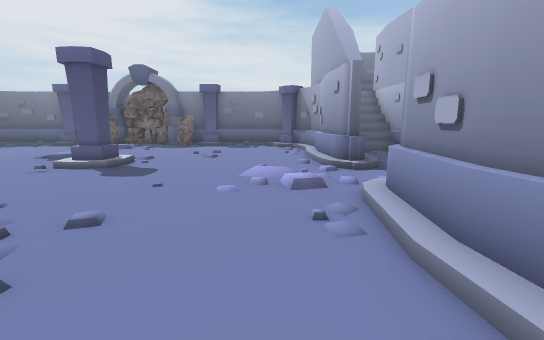
View 1 (above)

18 first-person views from a walk through a 3-D level made in the Unity game engine. The camera is 1.3 m above the floor, tilts 10° down and sees 90° across. Doors are open. The floor is counted in squares, 1 m on a side. Each view is taken from the middle of a square. On the plan, view 1 faces up. The plan holds only what a view shows up to about 13 squares ahead; the rest is blank. The place goes on beyond the plan. The player is left out. Some surface patterns are stand-ins.

View 2
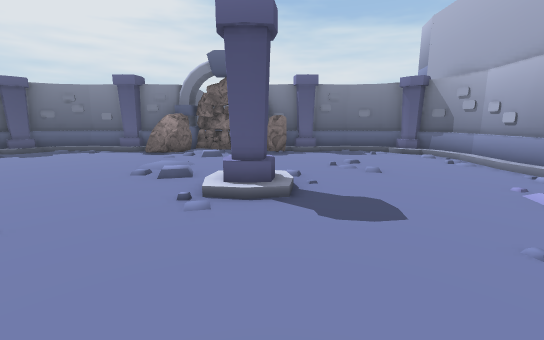

View 3
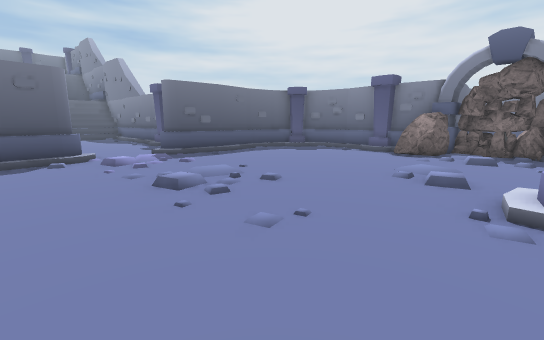

View 4
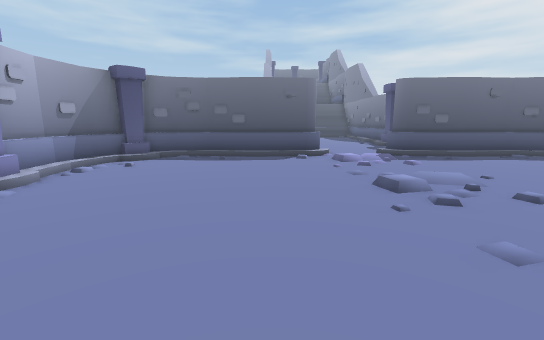

View 5
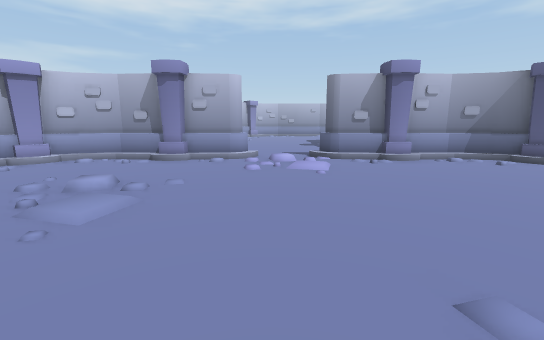

View 6
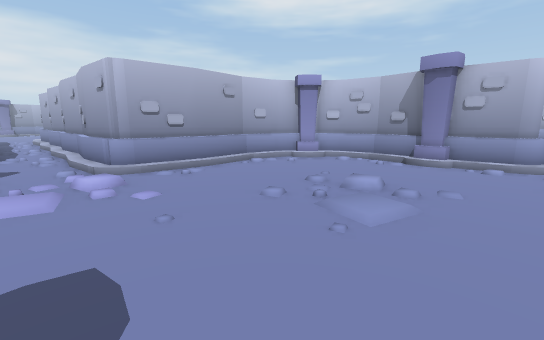

View 7
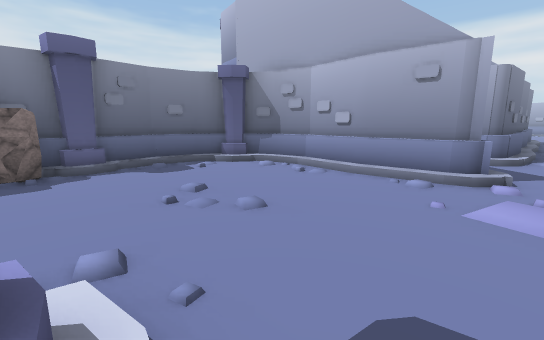

View 8
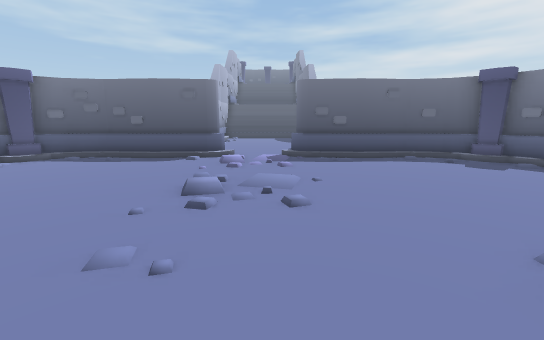

View 9
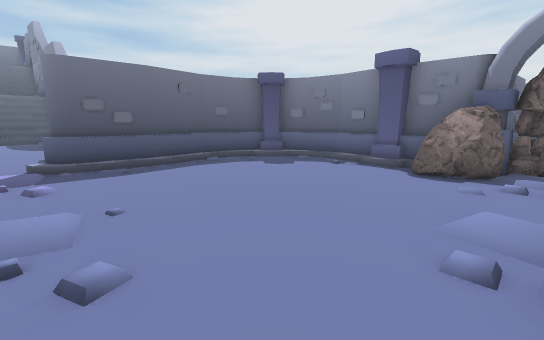

View 10
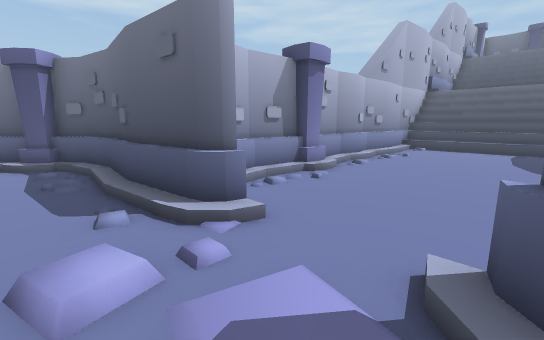

View 11
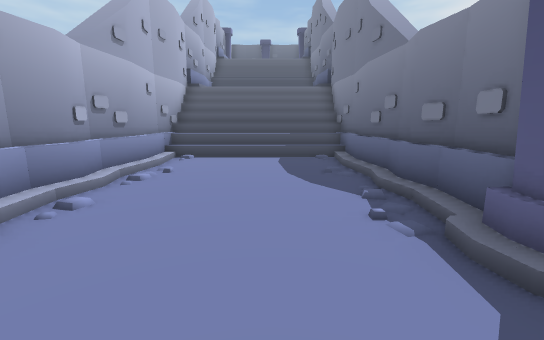

View 12
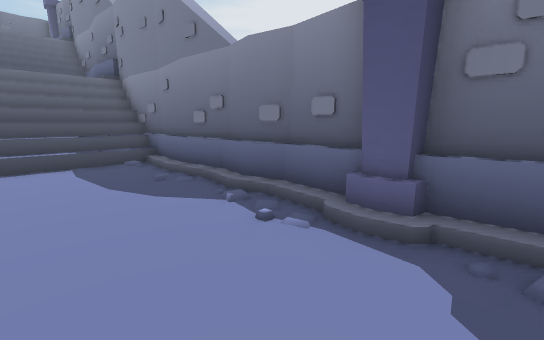

View 13
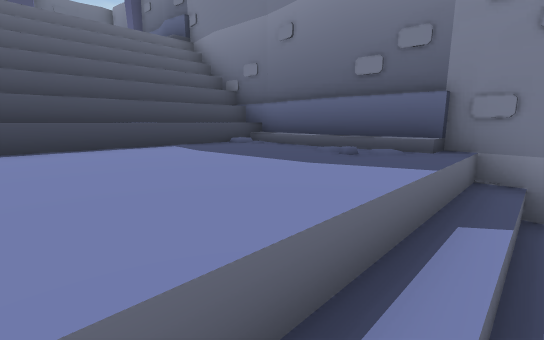

View 14
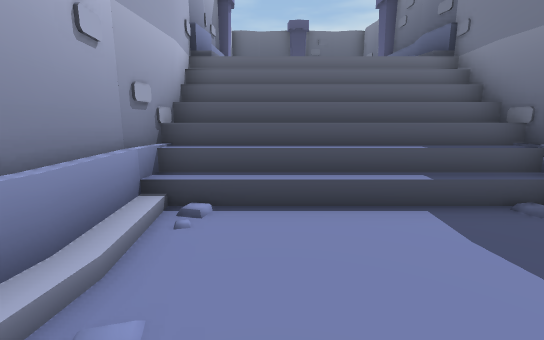

View 15
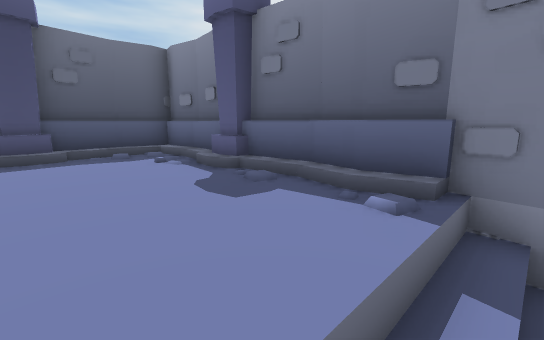

View 16
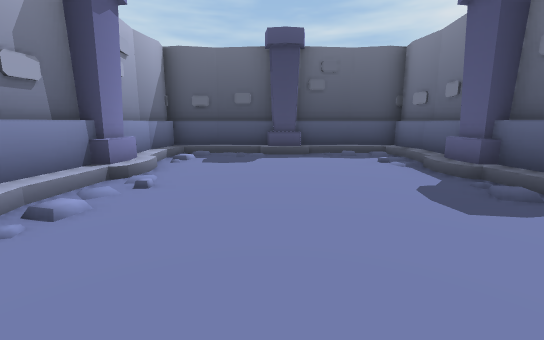

View 17
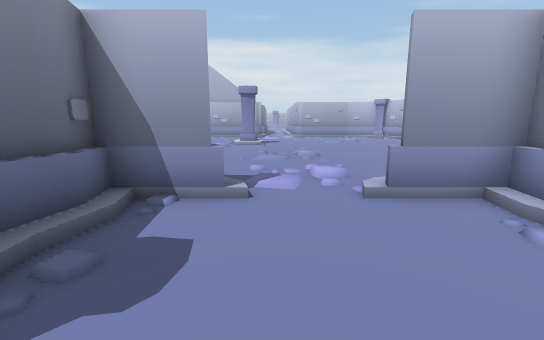

View 18
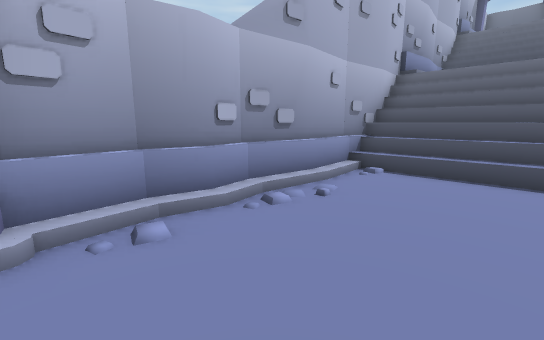

### Floor plan
Key: @ floor where view 1 was taken; # wall or solid block; . main floor; : floor 3 m higher than the main floor; + floor 6 m higher than the main floor; / step, stairs or slope; D open door; R rock; O other object.
Columns run from 48 left of view 1 to 4 right of it. Each row starts with its distance up from view 1.
 18                                        #          #
 17                                       ##RR O      #
 16                                  ######ORRO########
 15                                 ##....RR...RR...###
 14                                ##................/#
 13                                #..................#
 12                                #..................#
 11                                #..................#
 10 ################################..................#
  9 #////////////////////////.////##.........///......#
  8 #/++++++////::::////..........DD........../#......##
  7 #+++++++////::::////..........DD....................
  6 #+++++++////::::////..........DD....................
  5 #+++++++////::::////..........DD .................###
  4 #+++++++////::::////.....///...# .................#
  3 ################################..................#
  2                                #..................#
  1                                #..................#
  0                                #/...............@.#
 -1                                #/.................#
 -2                                ##/.///.....///...##
 -3                                 #######DDDD#######
 -4                                       #DDDD#

Where each view was taken, in squares from view 1:
view 1: 0 up, 0 right, facing up
view 2: 3 up, 5 left, facing up
view 3: 3 up, 6 left, facing up-left
view 4: 3 up, 6 left, facing left
view 5: 7 up, 7 left, facing down
view 6: 7 up, 6 left, facing down-right
view 7: 7 up, 5 left, facing up-right
view 8: 7 up, 6 left, facing left
view 9: 7 up, 8 left, facing up-left
view 10: 8 up, 15 left, facing down-left
view 11: 7 up, 19 left, facing left
view 12: 6 up, 20 left, facing up-left
view 13: 5 up, 32 left, facing up-left
view 14: 5 up, 33 left, facing left
view 15: 6 up, 40 left, facing up-left
view 16: 6 up, 40 left, facing left
view 17: 7 up, 22 left, facing right
view 18: 7 up, 22 left, facing down-left
